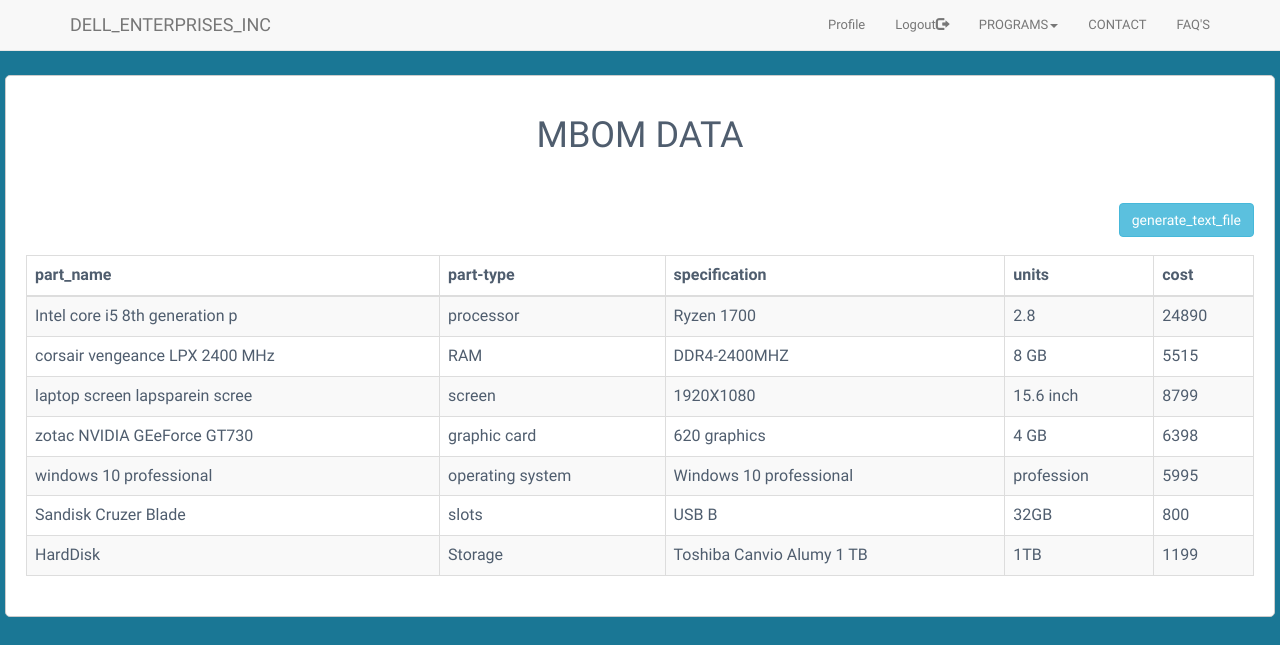
Page /show_mbom.php on the committed database.
### tables this page shows
CREATE TABLE `supplier` (
  `id` int(4) NOT NULL,
  `part_id` varchar(30) NOT NULL,
  `part_name` varchar(30) NOT NULL,
  `size` varchar(30) NOT NULL,
  `type` varchar(30) NOT NULL,
  `quantity` varchar(30) NOT NULL,
  `cost` varchar(30) NOT NULL
);

### show_mbom.php (the view, shortened to what this page needs)
<html>
 <head>
 </head>
 <body>
  <div class="container box">
   <h1 align="center">MBOM DATA</h1>
   <br />
   <div class="table-responsive">
   <br />
   <div align="right">
     <button type="button" name="add" id="add" class="btn btn-info" onclick="myfun()">generate_text_file</button>
    </div>
    <br />
    <table id="" class="table table-bordered table-striped">
     <thead>
      <tr>
       <th>part_name</th>
       <th>part-type</th>
	   <th>specification</th>
	   <th>units</th>
	   <th>cost</th>
      </tr>
     </thead>
	 <tbody>
	 <?php
	        $word="";
	       $con=mysqli_connect("localhost","root","","testing");
		   $result1=mysqli_query($con,"select * from ebom");
		   $count=mysqli_num_rows($result1);
		   $i=1;
		   while($i<=$count)
		   {
		   $result2=mysqli_query($con,"select * from supplier WHERE (supplier.type=(SELECT part_type from ebom where ebom.id='$i')AND supplier.part_id=(SELECT Specifications FROM ebom where ebom.id='$i'))");
		    $count1=mysqli_num_rows($result2);
			if($count1==1)
			{
				$row=mysqli_fetch_array($result2);
				$i++;
				$word.=$row['part_name'];
			$word.=' $$ ';
			$word.=$row['type'];
			$word.=' $$ ';
			$word.=$row['part_id'];
			$word.=' $$ ';
			$word.=$row['size'];
			$word.=' $$ ';
			$word.=$row['cost'];
			$word.="\r\n";
				 ?>
	     <tr>
		     <td><?php echo $row['part_name'];?></td>
			 <td><?php echo $row['type'];?></td>
			 <td><?php echo $row['part_id'];?></td>
			 <td><?php echo $row['size'];?></td>
			 <td><?php echo $row['cost'];?></td>
		 </tr>
		 <?php
			}
			else if($count1!=1)
			{
				$result2=mysqli_query($con,"select * from supplier WHERE (supplier.type=(SELECT part_type from ebom where ebom.id='$i')AND supplier.part_id=(SELECT Alternative1 FROM ebom where ebom.id='$i'))");
		    $count2=mysqli_num_rows($result2);
			if($count2==1)
			{
				$row=mysqli_fetch_array($result2);
				$i++;
				$word.=$row['part_name'];
			$word.=' $$ ';
			$word.=$row['type'];
			$word.=' $$ ';
			$word.=$row['part_id'];
			$word.=' $$ ';
			$word.=$row['size'];
			$word.=' $$ ';
			$word.=$row['cost'];
			$word.="\r\n";
				 ?>
	     <tr>
		     <td><?php echo $row['part_name'];?></td>
			 <td><?php echo $row['type'];?></td>
			 <td><?php echo $row['part_id'];?></td>
			 <td><?php echo $row['size'];?></td>
			 <td><?php echo $row['cost'];?></td>
		 </tr>
		 <?php
			}
			}else if($count2!=1)
			{
				$result2=mysqli_query($con,"select * from supplier WHERE (supplier.type=(SELECT part_type from ebom where ebom.id='$i')AND supplier.part_id=(SELECT Alternative2 FROM ebom where ebom.id='$i'))");
		    $count3=mysqli_num_rows($result2);
			if($count3==1)
			{
				$row=mysqli_fetch_array($result2);
				$word.=$row['part_name'];
			$word.=' $$ ';
			$word.=$row['type'];
			$word.=' $$ ';
			$word.=$row['part_id'];
			$word.=' $$ ';
			$word.=$row['size'];
			$word.=' $$ ';
			$word.=$row['cost'];
			$word.="\r\n";
				$i++;
				 ?>
	     <tr>
		     <td><?php echo $row['part_name'];?></td>
			 <td><?php echo $row['type'];?></td>
			 <td><?php echo $row['part_id'];?></td>
			 <td><?php echo $row['size'];?></td>
			 <td><?php echo $row['cost'];?></td>
		 </tr>
		 <?php
			}
			}else if($count3!=1)
			{
				$result2=mysqli_query($con,"select * from supplier WHERE (supplier.type=(SELECT part_type from ebom where ebom.id='$i')AND supplier.part_id=(SELECT Alternative3 FROM ebom where ebom.id='$i'))");
		    $count4=mysqli_num_rows($result2);
			if($count4==1)
			{
				$row=mysqli_fetch_array(result2);
				$word.=$row['part_name'];
			$word.=' $$ ';
			$word.=$row['type'];
			$word.=' $$ ';
			$word.=$row['part_id'];
			$word.=' $$ ';
			$word.=$row['size'];
			$word.=' $$ ';
			$word.=$row['cost'];
			$word.="\r\n";
				$i++;
				 ?>
	     <tr>
		     <td><?php echo $row['part_name'];?></td>
			 <td><?php echo $row['type'];?></td>
			 <td><?php echo $row['part_id'];?></td>
			 <td><?php echo $row['size'];?></td>
			 <td><?php echo $row['cost'];?></td>
		 </tr>
		 <?php
			}
			}
			else{
				$flag=0;
				?>
				   <tr> unable to fulfill ebom requriement access another supplier</tr>
				<?php
			}
			}
		 ?>
	 </tbody>
    </table>
   </div>
  </div>
 </body>
</html>

### show_mbom.php (style rules this page uses)
body { font-family: 'Chakra Petch', sans-serif; font-size: 13px; font-weight: 400; color: #4f5d6e; position: relative; background: rgb(26, 119, 149); margin: 0; padding: 0; }
.box { width:1270px; padding:20px; background-color:#fff; border:1px solid #ccc; border-radius:5px; margin-top:75px; box-sizing:border-box; }

### rows in the picture
supplier: part_name "Intel core i5 8th generation p", type "processor", part "Ryzen 1700", size "2.8", cost "24890"
supplier: part_name "corsair vengeance LPX 2400 MHz", type "RAM", part "DDR4-2400MHZ", size "8 GB", cost "5515"
supplier: part_name "laptop screen lapsparein scree", type "screen", part "1920X1080", size "15.6 inch", cost "8799"
supplier: part_name "zotac NVIDIA GEeForce GT730", type "graphic card", part "620 graphics", size "4 GB", cost "6398"
supplier: part_name "windows 10 professional", type "operating system", part "Windows 10 professional", size "profession", cost "5995"
supplier: part_name "Sandisk Cruzer Blade", type "slots", part "USB B", size "32GB", cost "800"
supplier: part_name "HardDisk", type "Storage", part "Toshiba Canvio Alumy 1 TB", size "1TB", cost "1199"
